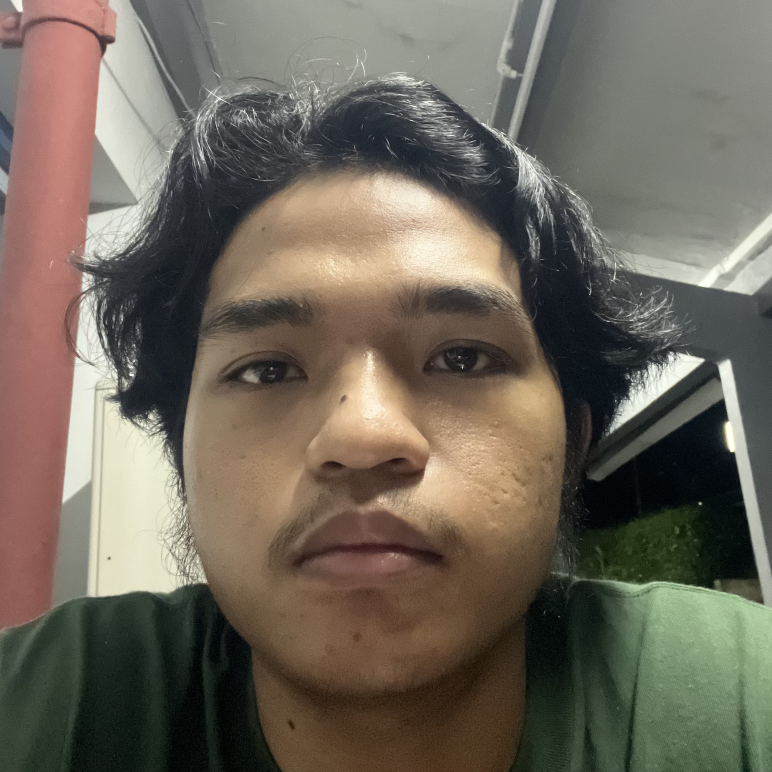
#> input picture sample.jpg, 2316 x 2316 px (shown at 1/3 size)
$ python EncodingDecoding.py
#> lines starting #> are read from the running program, lines starting #| are printed output that depends on the picture
#> further down, img is the input picture: shape (2316, 2316, 3); mean B, G, R 91.1, 103.2, 111
import cv2
import numpy as np
from scipy.fftpack import dct, idct
from collections import Counter
import heapq
import matplotlib.pyplot as plt  # Tambahkan ini

# Fungsi konversi RGB ke YCbCr (standar JPEG)
def rgb_to_ycbcr(img):
    img = img.astype(np.float32)
    Y  =  0.299*img[:,:,2] + 0.587*img[:,:,1] + 0.114*img[:,:,0]
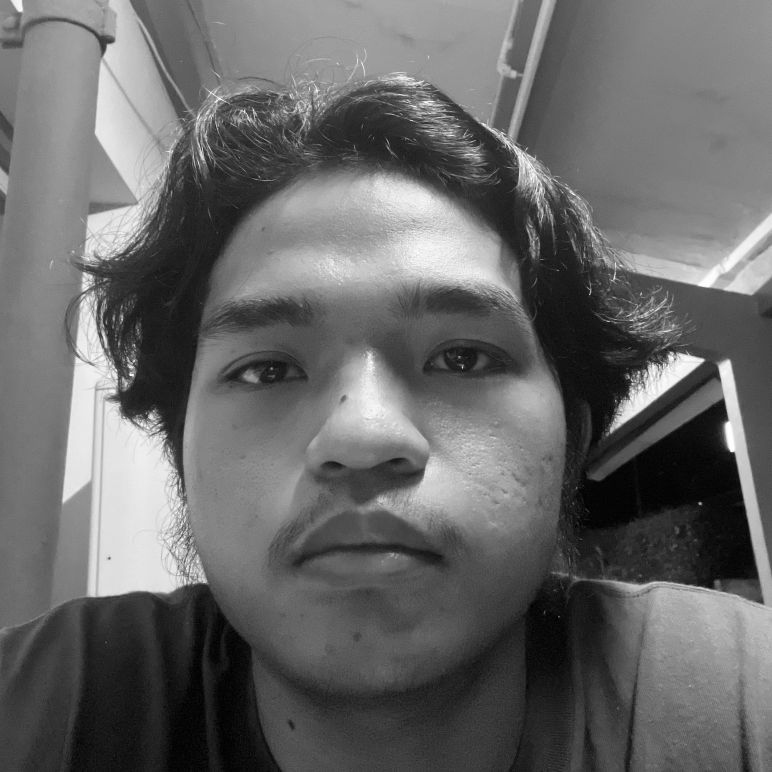
#> Y: shape (2316, 2316) float32 (shown at 1/3 size); min 0, max 255, mean 104.2
    Cb = -0.168736*img[:,:,2] - 0.331264*img[:,:,1] + 0.5*img[:,:,0] + 128
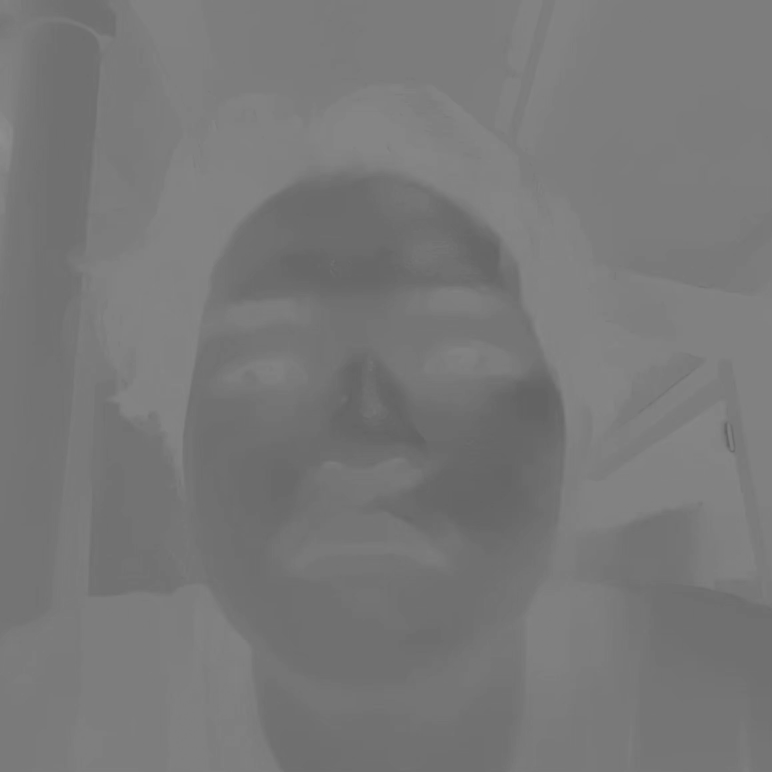
#> Cb: shape (2316, 2316) float32 (shown at 1/3 size); min 93.01, max 142.2, mean 120.6
    Cr =  0.5*img[:,:,2] - 0.418688*img[:,:,1] - 0.081312*img[:,:,0] + 128
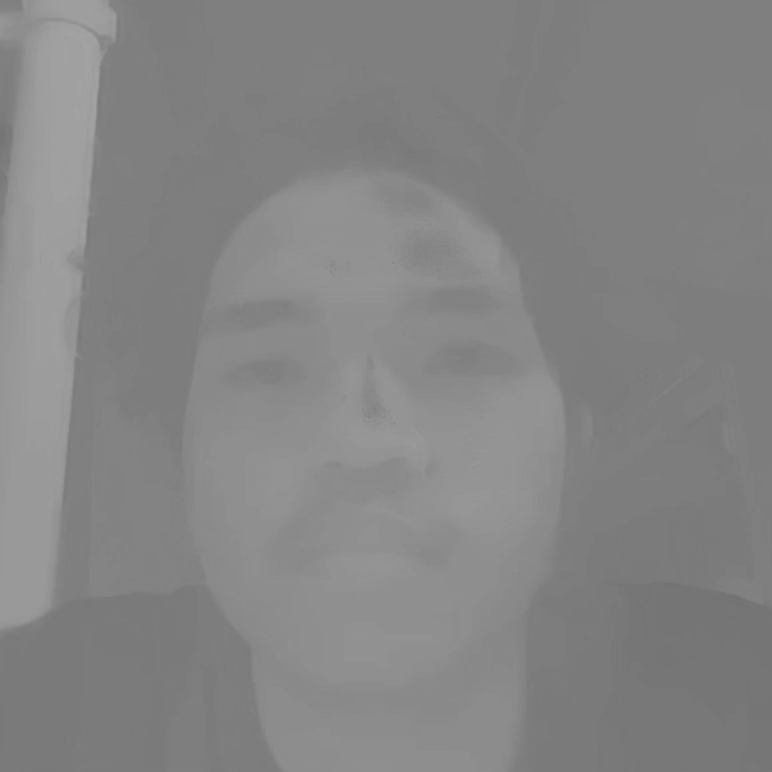
#> Cr: shape (2316, 2316) float32 (shown at 1/3 size); min 113, max 164, mean 132.8
    return np.stack([Y, Cb, Cr], axis=2)
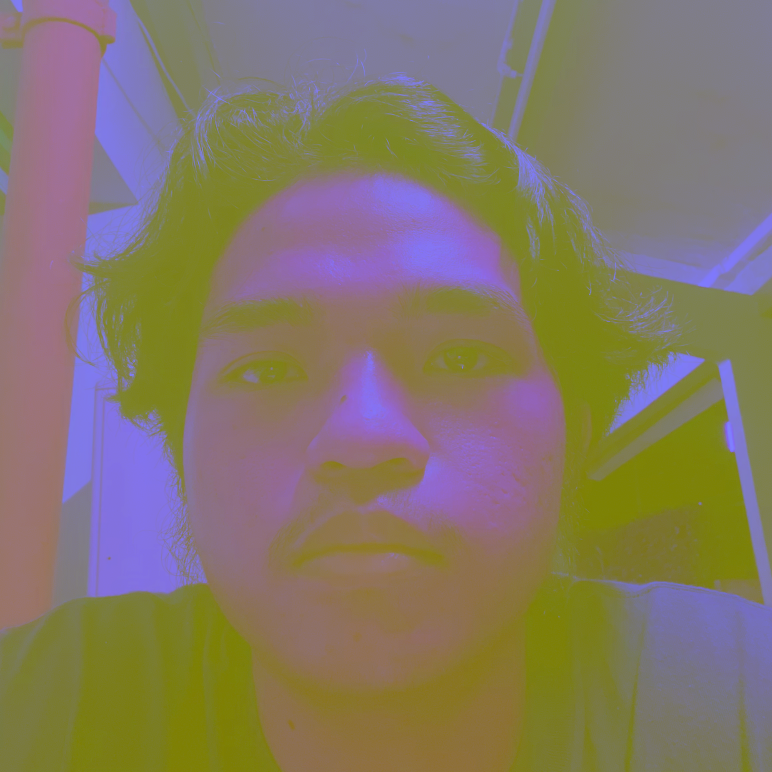
#> returned value: shape (2316, 2316, 3) float32 (shown at 1/3 size); mean of channels 0, 1, 2 104, 123.9, 132.5; drawn as B, G, R

# Subsampling 4:2:0
def subsample_420(channel):
    return channel[::2, ::2]
#> returned value: shape (1158, 1158) float32

# Zigzag order
def zigzag(input):
    h, w = input.shape
    result = []
    for s in range(h + w - 1):
        if s % 2 == 0:
            for y in range(s, -1, -1):
                x = s - y
                if x < w and y < h:
                    result.append(input[y, x])
        else:
            for x in range(s, -1, -1):
                y = s - x
                if x < w and y < h:
                    result.append(input[y, x])
    return np.array(result)

# Huffman coding untuk DC
class Node:
    def __init__(self, symbol, freq):
        self.symbol = symbol
        self.freq = freq
        self.left = None
        self.right = None
    def __lt__(self, other):
        return self.freq < other.freq

def build_huffman_tree(data):
    freq = Counter(data)
    heap = [Node(symbol, freq) for symbol, freq in freq.items()]
    heapq.heapify(heap)
    while len(heap) > 1:
        node1 = heapq.heappop(heap)
        node2 = heapq.heappop(heap)
        merged = Node(None, node1.freq + node2.freq)
        merged.left = node1
        merged.right = node2
        heapq.heappush(heap, merged)
    return heap[0]

def build_codes(node, prefix="", codebook=None):
    if codebook is None:
        codebook = {}
    if node.symbol is not None:
        codebook[node.symbol] = prefix
    else:
        build_codes(node.left, prefix + "0", codebook)
        build_codes(node.right, prefix + "1", codebook)
    return codebook

def huffman_encode(data, codebook):
    return ''.join([codebook[val] for val in data])

# Load image
img = cv2.imread('sample.jpg')
if img is None:
    raise FileNotFoundError("Gambar tidak ditemukan.")

# Konversi ke YCbCr
img_ycbcr = rgb_to_ycbcr(img)

# Subsampling 4:2:0 pada Cb dan Cr
Y  = img_ycbcr[:,:,0]
Cb = subsample_420(img_ycbcr[:,:,1])
Cr = subsample_420(img_ycbcr[:,:,2])

# Shift ke [-128,127]
Y_shift  = Y - 128
Cb_shift = Cb - 128
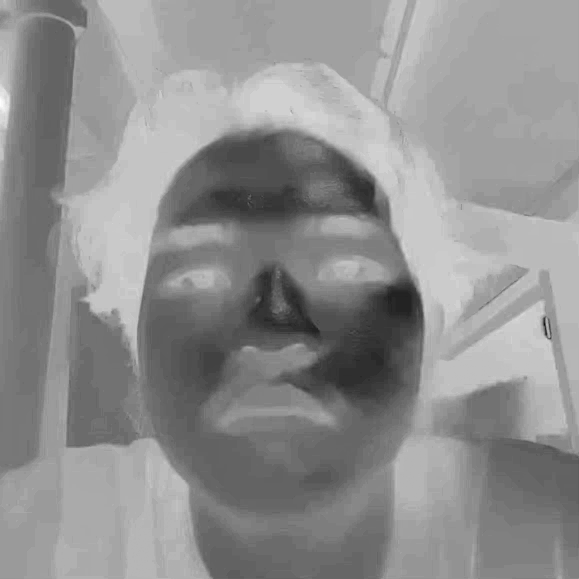
#> Cb_shift: shape (1158, 1158) float32 (shown at 1/2 size); min -34.99, max 14.21, mean -7.36; drawn with min black and max white
Cr_shift = Cr - 128
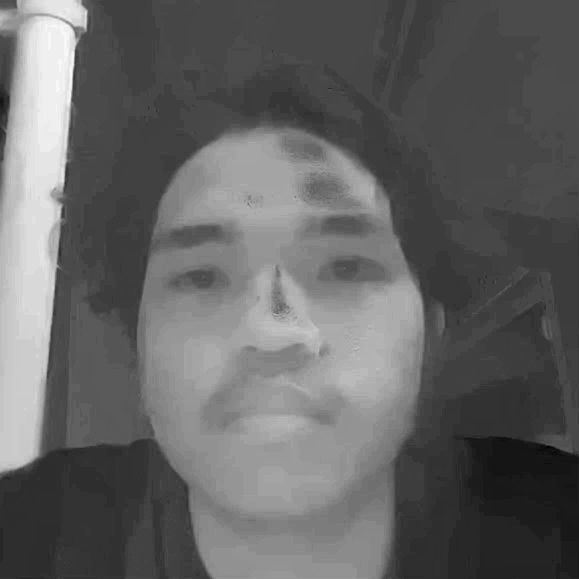
#> Cr_shift: shape (1158, 1158) float32 (shown at 1/2 size); min -15.02, max 35.81, mean 4.8; drawn with min black and max white

# Ambil blok 8x8 dari Y
block = Y_shift[1150:1158, 302:310]

# DCT
dct_block = dct(dct(block.T, norm='ortho').T, norm='ortho')

# Quantization matrix
Q = np.array([[16,11,10,16,24,40,51,61],
              [12,12,14,19,26,58,60,55],
              [14,13,16,24,40,57,69,56],
              [14,17,22,29,51,87,80,62],
              [18,22,37,56,68,109,103,77],
              [24,35,55,64,81,104,113,92],
              [49,64,78,87,103,121,120,101],
              [72,92,95,98,112,100,103,99]])

quantized = np.round(dct_block / Q).astype(np.int16)

# Zigzag ordering
zigzagged = zigzag(quantized)
#> after the loop in zigzag, `for s in range(h + w - 1):`: result = 64 values, max 43 at index 0, min -3 at index 8, mean 0.75
#> zigzagged has the same summary as result in zigzag

# Ekstrak DC dan AC
DC = zigzagged[0]
#> DC = 43
AC = zigzagged[1:]
#> AC = 63 values, max 6 at index 1, min -3 at index 7, mean 0.0794

# Huffman encoding untuk DC (jika hanya satu blok, gunakan biner 9 bit)
DC_binary = format((DC+256)%512, '09b')  # 9 bit untuk -255..255
#> DC_binary = '100101011'

# Bitstream encoding untuk AC (9 bit per koefisien)
AC_binary = ''.join([format((x+256)%512, '09b') for x in AC])  # 9 bit untuk -255..255

# Inverse Quantization dan Inverse DCT untuk visualisasi blok hasil rekonstruksi
dequantized = quantized * Q
reconstructed = idct(idct(dequantized.T, norm='ortho').T, norm='ortho')
reconstructed = np.clip(reconstructed, -128, 127)

# Kembalikan ke rentang asli (tanpa shift)
original_block = block + 128
reconstructed_block = reconstructed + 128
difference = np.abs(original_block - reconstructed_block)

# UI: Tampilkan blok asli, blok hasil rekonstruksi, dan perbedaannya
plt.figure(figsize=(12,4))
plt.subplot(1,3,1)
plt.title("Blok Asli (Y)")
plt.imshow(original_block, cmap='gray', vmin=0, vmax=255)
plt.colorbar()
plt.subplot(1,3,2)
plt.title("Blok Rekonstruksi")
plt.imshow(reconstructed_block, cmap='gray', vmin=0, vmax=255)
plt.colorbar()
plt.subplot(1,3,3)
plt.title("Perbedaan")
plt.imshow(difference, cmap='hot')
plt.colorbar()
plt.tight_layout()
plt.show()
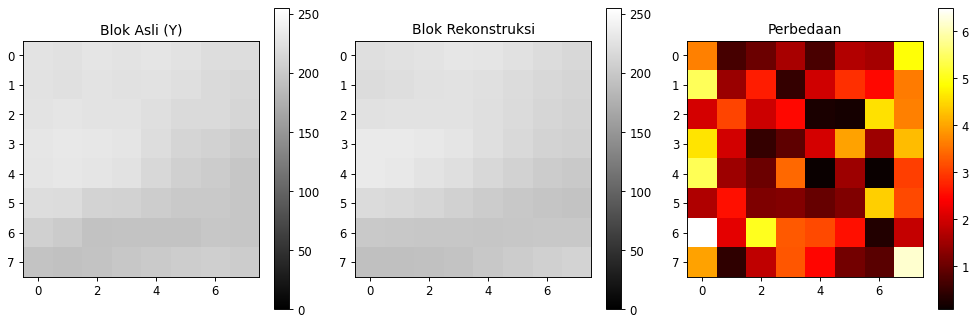
#> figure drawn by matplotlib, 6 panels

# Output
print("DC binary:", DC_binary)
#| DC binary: 100101011
print("AC binary:", AC_binary)
#> (printed output is left out)
